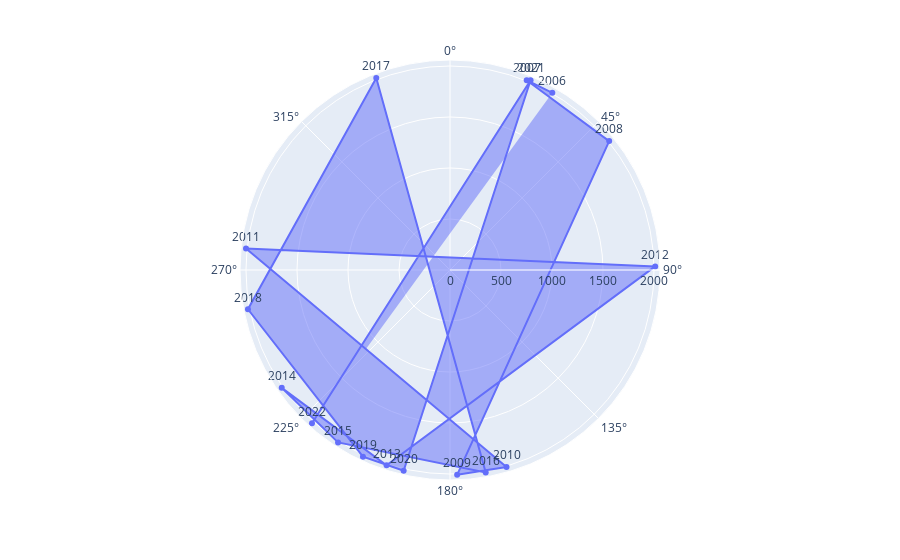
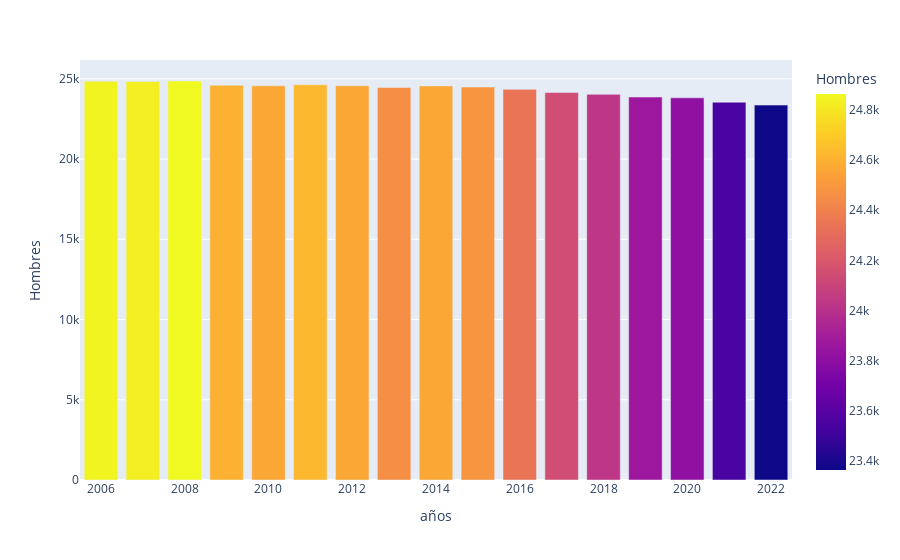

Notebook code for these charts, in order:
### Code cell
import plotly.express as px
import json 
import pandas as pd
import plotly.graph_objects as go
import numpy as np
import folium 
from folium.plugins import HeatMap
import matplotlib.pyplot as plt


#abriendo el archivo json
with open ('datos.json','r')as gr:
    dt=gr.read()
granma=json.loads(dt)

df=pd.DataFrame(dict(Mujeres=granma['municipios']['RioCauto']['residentesH_M_06-22'][1],años=[x for x in granma['años']if x>=2006]))
df1=pd.DataFrame(dict(Hombres=granma['municipios']['RioCauto']['residentesH_M_06-22'][0],años=[x for x in granma['años']if x>=2006]))


fig=px.line_polar(df,r='años',theta='Mujeres',text="años")
fig.update_traces(fill='toself',textposition='top center')
fig1=px.bar(df1,x='años',y='Hombres', color='Hombres')

fig.show()
fig1.show()

### Figure 1 — Plotly figure (JSON) as saved in the notebook; plotly's stock layout.template omitted (floating-point values rounded to 4 significant figures)
{"data": [{"fill": "toself", "hovertemplate": "años=%{text}<br>Mujeres=%{theta}<extra></extra>", "legendgroup": "", "line": {"color": "#636efa", "dash": "solid"}, "marker": {"symbol": "circle"}, "mode": "markers+text+lines", "name": "", "r": [2006, 2007, 2008, 2009, 2010, 2011, 2012, 2013, 2014, 2015, 2016, 2017, 2018, 2019, 2020, 2021, 2022], "showlegend": false, "subplot": "polar", "text": [2006, 2007, 2008, 2009, 2010, 2011, 2012, 2013, 2014, 2015, 2016, 2017, 2018, 2019, 2020, 2021, 2022], "textposition": "top center", "theta": [23070, 23062, 23091, 22858, 22844, 22956, 22769, 22878, 22915, 22893, 22850, 22659, 22579, 22525, 22513, 22343, 22182], "type": "scatterpolar"}], "layout": {"legend": {"tracegroupgap": 0}, "margin": {"t": 60}, "polar": {"angularaxis": {"direction": "clockwise", "rotation": 90}, "domain": {"x": [0, 1], "y": [0, 1]}}}}

### Figure 2 — Plotly figure (JSON) as saved in the notebook; plotly's stock layout.template omitted (floating-point values rounded to 4 significant figures)
{"data": [{"alignmentgroup": "True", "hovertemplate": "años=%{x}<br>Hombres=%{marker.color}<extra></extra>", "legendgroup": "", "marker": {"color": [24848, 24829, 24864, 24601, 24563, 24629, 24563, 24459, 24560, 24488, 24343, 24145, 24032, 23863, 23815, 23542, 23363], "coloraxis": "coloraxis", "pattern": {"shape": ""}}, "name": "", "offsetgroup": "", "orientation": "v", "showlegend": false, "textposition": "auto", "type": "bar", "x": [2006, 2007, 2008, 2009, 2010, 2011, 2012, 2013, 2014, 2015, 2016, 2017, 2018, 2019, 2020, 2021, 2022], "xaxis": "x", "y": [24848, 24829, 24864, 24601, 24563, 24629, 24563, 24459, 24560, 24488, 24343, 24145, 24032, 23863, 23815, 23542, 23363], "yaxis": "y"}], "layout": {"barmode": "relative", "coloraxis": {"colorbar": {"title": {"text": "Hombres"}}, "colorscale": [[0, "#0d0887"], [0.1111, "#46039f"], [0.2222, "#7201a8"], [0.3333, "#9c179e"], [0.4444, "#bd3786"], [0.5556, "#d8576b"], [0.6667, "#ed7953"], [0.7778, "#fb9f3a"], [0.8889, "#fdca26"], [1, "#f0f921"]]}, "legend": {"tracegroupgap": 0}, "margin": {"t": 60}, "xaxis": {"anchor": "y", "domain": [0, 1], "title": {"text": "años"}}, "yaxis": {"anchor": "x", "domain": [0, 1], "title": {"text": "Hombres"}}}}
